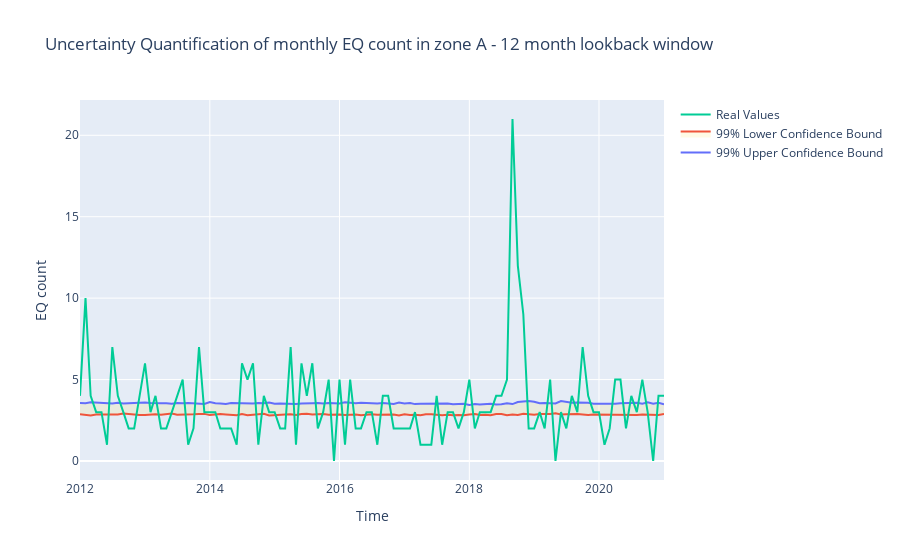

Write notebook code for a chart like this one.
### Code cell
import plotly.graph_objects as go

test_uncertainty_plot_df = test_uncertainty_df.copy(deep=True)
test_uncertainty_plot_df = test_uncertainty_plot_df.loc[test_uncertainty_plot_df['date'].between('2012', '2021')]
truth_uncertainty_plot_df = truthA.copy(deep=True)
truth_uncertainty_plot_df = truth_uncertainty_plot_df.loc[truthA['date'].between('2012', '2021')]

upper_trace = go.Scatter(
    x=test_uncertainty_plot_df['date'],
    y=test_uncertainty_plot_df['upper_bound'],
    mode='lines',
    fill=None,
    name='99% Upper Confidence Bound'
    )
lower_trace = go.Scatter(
    x=test_uncertainty_plot_df['date'],
    y=test_uncertainty_plot_df['lower_bound'],
    mode='lines',
    fill='tonexty',
    fillcolor='rgba(255, 211, 0, 0.1)',
    name='99% Lower Confidence Bound'
    )
real_trace = go.Scatter(
    x=truth_uncertainty_plot_df['date'],
    y=truth_uncertainty_plot_df['A'],
    mode='lines',
    fill=None,
    name='Real Values'
    )

data = [upper_trace, lower_trace, real_trace]

fig = go.Figure(data=data)
fig.update_layout(title='Uncertainty Quantification of monthly EQ count in zone A - 12 month lookback window',
                   xaxis_title='Time',
                   yaxis_title='EQ count')

fig.show()
